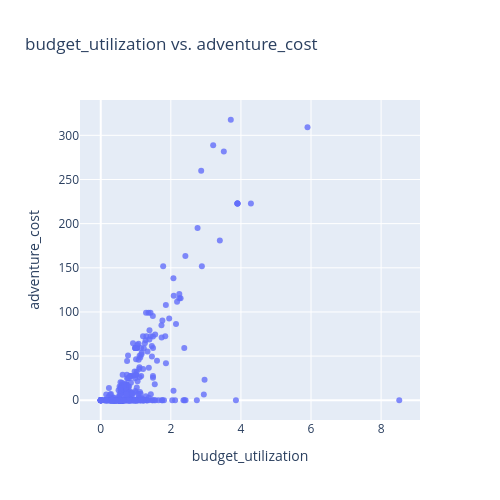

The code cell stored with this chart in its notebook:
### Code cell
corr_check(df_fin, 'budget_utilization', 'adventure_cost')

### Figure 1 — Plotly figure (JSON) as saved in the notebook; plotly's stock layout.template omitted (floating-point values rounded to 4 significant figures; data arrays with more than 128 entries replaced by an {"elided": "..."} marker saying what was removed)
{"data": [{"hovertemplate": "budget_utilization=%{x}<br>adventure_cost=%{y}<extra></extra>", "legendgroup": "", "marker": {"color": "#636efa", "opacity": 0.8, "symbol": "circle"}, "mode": "markers", "name": "", "orientation": "v", "showlegend": false, "type": "scatter", "x": {"elided": "429 float values"}, "xaxis": "x", "y": {"elided": "429 float values"}, "yaxis": "y"}], "layout": {"height": 500, "legend": {"tracegroupgap": 0}, "title": {"text": "budget_utilization vs. adventure_cost"}, "width": 500, "xaxis": {"anchor": "y", "domain": [0, 1], "title": {"text": "budget_utilization"}}, "yaxis": {"anchor": "x", "domain": [0, 1], "title": {"text": "adventure_cost"}}}}
